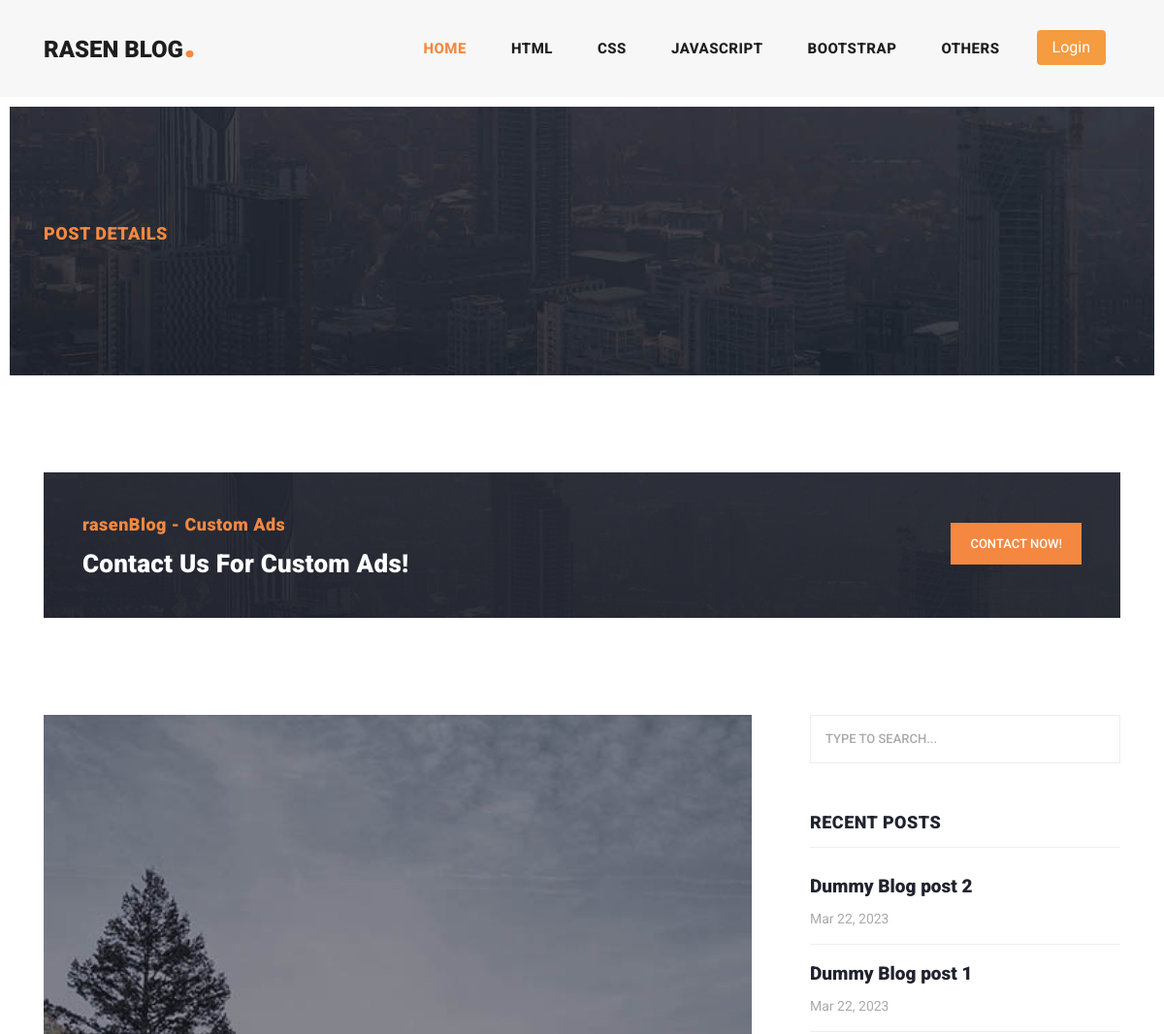
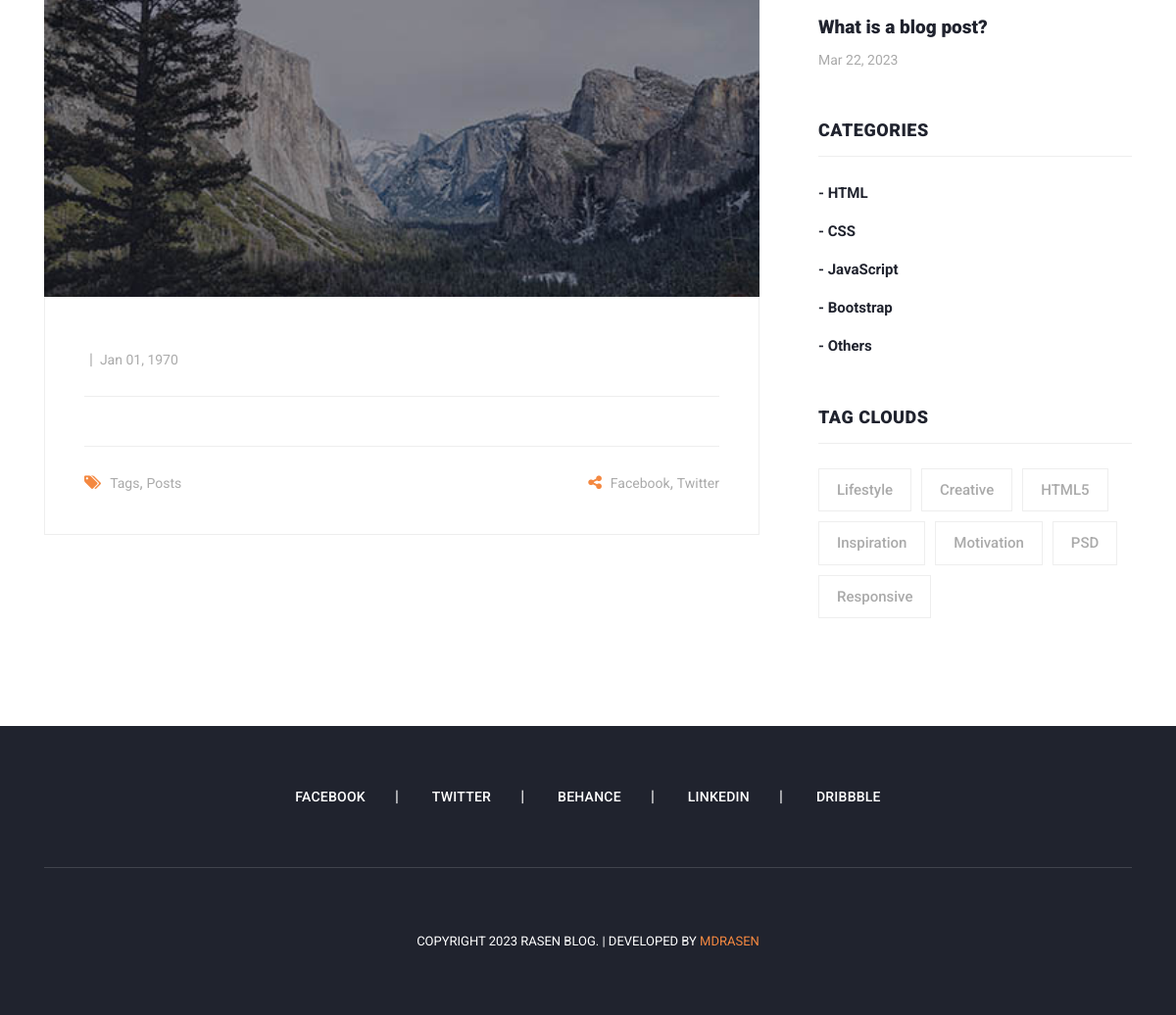
Screenshot of /rasenBlog_php-project/public/single-post.php with the database file from the repository (2 pictures, top to bottom).
### tables this page shows
CREATE TABLE `categories` (
  `id` int NOT NULL,
  `cate_name` varchar(100) NOT NULL,
  `cate_slug` varchar(100) NOT NULL,
  `cate_desc` text NOT NULL,
  `cate_sort` int NOT NULL,
  `cate_status` varchar(100) NOT NULL
);

CREATE TABLE `posts` (
  `id` int NOT NULL,
  `post_title` varchar(200) NOT NULL,
  `post_slug` varchar(200) NOT NULL,
  `post_img` varchar(200) NOT NULL,
  `cate_id` int NOT NULL,
  `post_desc` longtext NOT NULL,
  `post_tags` varchar(200) NOT NULL,
  `post_author` varchar(200) NOT NULL,
  `post_status` varchar(100) NOT NULL,
  `post_total_views` int DEFAULT '0',
  `updated_at` date DEFAULT NULL
);

### rasenBlog_php-project/public/single-post.php (called while the page is built)
<?php
$view = "single-post";
include("template.php");

### rasenBlog_php-project/public/class/public-function.php (called while the page is built, shortened)
<?php
class publicBlog
{
    private $conn;
    public function __construct()
    {
        $dbhost = "localhost";
        $dbuser = "root";
        $dbpass = "";
        $dbname = "rasen_blog";
        $this->conn = mysqli_connect($dbhost, $dbuser, $dbpass, $dbname);
    }
    public function cate_view()
    {
        $query = "SELECT * FROM categories WHERE cate_status='Active'";
        if (mysqli_query($this->conn, $query)) {
            $categories = mysqli_query($this->conn, $query);
            return $categories;
        }
    }
    public function recent_posts()
    {
        $query = "SELECT posts.id, posts.post_img, posts.post_title, posts.post_slug, posts.post_desc, posts.cate_id, posts.post_author, posts.post_status, posts.post_total_views, posts.updated_at , categories.cate_name, categories.cate_slug FROM posts INNER JOIN categories ON posts.cate_id=categories.id WHERE posts.post_status='Active' ORDER BY posts.id DESC LIMIT 5";
        if (mysqli_query($this->conn, $query)) {
            $posts = mysqli_query($this->conn, $query);
            return $posts;
        }
    }
}

### rasenBlog_php-project/public/includes/side-bar.php (the view)
<?php
$recent_posts = $obj->recent_posts();
$cate_result2 = $obj->cate_view();
?>
<div class="row">
    <div class="col-lg-12">
        <div class="sidebar-item search">
            <form id="search_form" name="gs" method="GET" action="#">
                <input type="text" name="q" class="searchText" placeholder="type to search..." autocomplete="on">
            </form>
        </div>
    </div>
    <div class="col-lg-12">
        <div class="sidebar-item recent-posts">
            <div class="sidebar-heading">
                <h2>Recent Posts</h2>
            </div>
            <div class="content">
                <ul>
                    <?php
                    while ($item = mysqli_fetch_assoc($recent_posts)) {
                    ?>
                        <li>
                            <a href="single-post.php?status=view_post&&slug=<?= $item['post_slug'] ?>">
                                <h5><?= $item['post_title'] ?></h5>
                                <span><?= date("M d, Y", strtotime($item['updated_at'])) ?></span>
                            </a>
                        </li>
                    <?php } ?>
                </ul>
            </div>
        </div>
    </div>
    <div class="col-lg-12">
        <div class="sidebar-item categories">
            <div class="sidebar-heading">
                <h2>Categories</h2>
            </div>
            <div class="content">
                <ul>
                    <?php
                    while ($item = mysqli_fetch_assoc($cate_result2)) {
                    ?>
                        <li><a href="#">- <?= $item['cate_name'] ?></a></li>
                    <?php } ?>
                </ul>
            </div>
        </div>
    </div>
    <div class="col-lg-12">
        <div class="sidebar-item tags">
            <div class="sidebar-heading">
                <h2>Tag Clouds</h2>
            </div>
            <div class="content">
                <ul>
                    <li><a href="#">Lifestyle</a></li>
                    <li><a href="#">Creative</a></li>
                    <li><a href="#">HTML5</a></li>
                    <li><a href="#">Inspiration</a></li>
                    <li><a href="#">Motivation</a></li>
                    <li><a href="#">PSD</a></li>
                    <li><a href="#">Responsive</a></li>
                </ul>
            </div>
        </div>
    </div>
</div>

### rasenBlog_php-project/public/includes/head.php (shortened to what this page needs)
<!DOCTYPE html>
<html lang="en">
<head>
    <link href="vendor/bootstrap/css/bootstrap.min.css" rel="stylesheet">
    <link rel="stylesheet" href="assets/css/fontawesome.css">
    <link rel="stylesheet" href="assets/css/templatemo-stand-blog.css">
    <link rel="stylesheet" href="assets/css/owl.css">
</head>

### rasenBlog_php-project/public/template.php (shortened to what this page needs)
<?php
include("class/public-function.php");
$obj = new publicBlog();
?>
<?Php include_once("includes/head.php"); ?>
<body>
    <?Php
    include_once("includes/header.php");
    if (isset($view)) {
        if ($view == "home") {
            include("views/home_view.php");
        } elseif ($view == "single-post") {
            include("views/single-post_view.php");
        }
    }
    include_once("includes/footer.php");
    ?>
</body>
</html>

### rasenBlog_php-project/public/includes/header.php (shortened to what this page needs)
<?php
$cate_result = $obj->cate_view();
?>
<header class="">
    <nav class="navbar navbar-expand-lg">
        <div class="container">
            <a class="navbar-brand" href="../index.php">
                <h2>rasen Blog<em>.</em></h2>
            </a>
            <div class="collapse navbar-collapse" id="navbarResponsive">
                <ul class="navbar-nav ml-auto">
                    <li class="nav-item active">
                        <a class="nav-link" href="../index.php">Home
                        </a>
                    </li>
                    <?php
                    while ($item = mysqli_fetch_assoc($cate_result)) {
                    ?>
                        <li class="nav-item">
                            <a class="nav-link" href="#"><?= $item['cate_name'] ?></a>
                        </li>
                    <?php } ?>
                    <li class="nav-item">
                        <a href="../admin/" class="btn px-3" style="color: white; background-color: #F59B40;border:none;">Login</a>
                    </li>
                </ul>
            </div>
        </div>
    </nav>
</header>

### rasenBlog_php-project/public/views/single-post_view.php (shortened to what this page needs)
<div class="heading-page header-text">
    <section class="page-heading">
        <div class="container">
            <div class="row">
                <div class="col-lg-12">
                    <div class="text-content">
                        <h4>Post Details</h4>
                    </div>
                </div>
            </div>
        </div>
    </section>
</div>
<section class="call-to-action">
    <div class="container">
        <div class="row">
            <div class="col-lg-12">
                <div class="main-content">
                    <div class="row">
                        <div class="col-lg-8">
                            <span>rasenBlog - Custom Ads</span>
                            <h4>Contact Us For Custom Ads!</h4>
                        </div>
                        <div class="col-lg-4">
                            <div class="main-button">
                                <a rel="nofollow" href="#" target="_parent">Contact Now!</a>
                            </div>
                        </div>
                    </div>
                </div>
            </div>
        </div>
    </div>
</section>
<section class="blog-posts grid-system">
    <div class="container">
        <div class="row">
            <div class="col-lg-8">
                <div class="all-blog-posts">
                    <div class="row">
                        <div class="col-lg-12">
                            <div class="blog-post">
                                <div class="blog-thumb">
                                    <?php
                                    if ($single_result['post_img']) {
                                    ?>
                                        <img src="<?php echo "../admin/post_images/" . $single_result['post_img'] ?>" alt="post image">
                                    <?Php
                                    } else {
                                    ?>
                                        <img src="assets/images/banner-item-01.jpg" alt="post image">
                                    <?php
                                    }
                                    ?>
                                </div>
                                <div class="down-content">
                                    <ul class="post-info">
                                        <li><a href="#"><?= $single_result['post_author'] ?></a></li>
                                        <li><a href="#"><?= date("M d, Y", strtotime($single_result['updated_at'])) ?></a></li>
                                    </ul>
                                    <p><?= $single_result['post_desc'] ?></p>
                                    <div class="post-options">
                                        <div class="row">
                                            <div class="col-6">
                                                <ul class="post-tags">
                                                    <li><i class="fa fa-tags"></i></li>
                                                    <li><a href="#">Tags</a>,</li>
                                                    <li><a href="#">Posts</a></li>
                                                </ul>
                                            </div>
                                            <div class="col-6">
                                                <ul class="post-share">
                                                    <li><i class="fa fa-share-alt"></i></li>
                                                    <li><a href="#">Facebook</a>,</li>
                                                    <li><a href="#"> Twitter</a></li>
                                                </ul>
                                            </div>
                                        </div>
                                    </div>
                                </div>
                            </div>
                        </div>
                    </div>
                </div>
            </div>
            <div class="col-lg-4">
                <div class="sidebar">
                    <?Php include_once("includes/side-bar.php"); ?>
                </div>
            </div>
        </div>
    </div>
</section>

### rasenBlog_php-project/public/includes/footer.php
<footer>
    <div class="container">
        <div class="row">
            <div class="col-lg-12">
                <ul class="social-icons">
                    <li><a href="#">Facebook</a></li>
                    <li><a href="#">Twitter</a></li>
                    <li><a href="#">Behance</a></li>
                    <li><a href="#">Linkedin</a></li>
                    <li><a href="#">Dribbble</a></li>
                </ul>
            </div>
            <div class="col-lg-12">
                <div class="copyright-text">
                    <p>Copyright <?php echo date("Y"); ?> rasen Blog.
                        | Developed By
                        <a href="https://www.facebook.com/itzAla71" target="_blank" style="text-decoration: none;">MdRasen</a>
                </div>
            </div>
        </div>
    </div>
</footer>

### rows the page displays
categories: cate_name "HTML"
categories: cate_name "CSS"
categories: cate_name "JAVASCRIPT", cate_name "JavaScript"
categories: cate_name "BOOTSTRAP", cate_name "Bootstrap"
categories: cate_name "OTHERS", cate_name "Others"
posts: post_title "Dummy Blog post 2", updated_at "Mar 22, 2023"
posts: post_title "Dummy Blog post 1", updated_at "Mar 22, 2023"
posts: post_title "What is a blog post?", updated_at "Mar 22, 2023"

### other values shown
date("M d, Y", strtotime($single_result['updated_at'])) "Jan 01, 1970"
